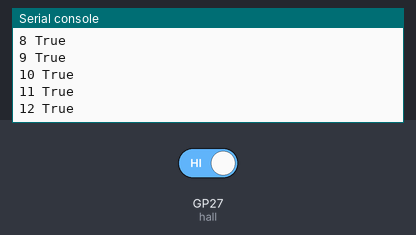
This program was run on a simulated Raspberry Pi Pico running CircuitPython. On the bench: the last lines printed to the serial console. The test bench sets the inputs (shaded band); at power-on: GP27 (hall) HIGH.

Above: at 1.2 s.
1.3 s: GP27 (hall) driven LOW
At 1.31 s:
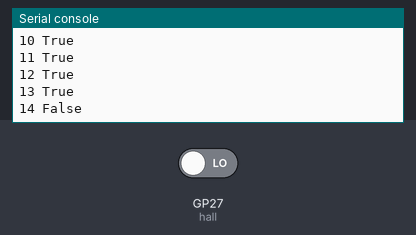
2.9 s: GP27 (hall) driven HIGH
At 2.91 s:
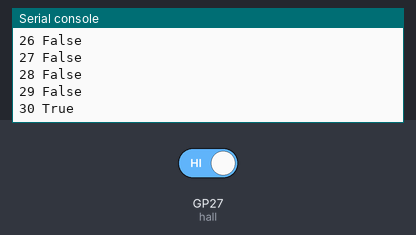

Measured:
- after the input at 1.3 s, the serial console: prints a new line at once (image 1)

The program:

hall-pullUP.py
```python
import board
import digitalio
import time

hall = digitalio.DigitalInOut(board.GP27)
hall.direction = digitalio.Direction.INPUT
hall.pull = digitalio.Pull.UP
#break_beam.value

power = digitalio.DigitalInOut(board.GP18)
power.direction = digitalio.Direction.OUTPUT
power.value = True

n=0
while True:
    #print(break_beam.value)
    n+=1
    print(n, hall.value)
    time.sleep(0.1)
```
